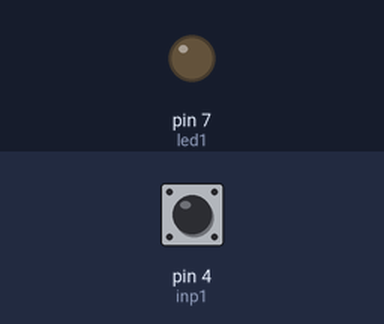
The sketch below on a simulated Arduino Uno, built with avr-gcc and run on an emulated ATmega328P. On the bench: output pins drawn as LEDs (lit = HIGH). Inputs (shaded band) come from the test bench; at power-on: pin 4 (inp1) HIGH.

Above: at 1.2 s.
1.3 s: pin 4 (inp1) pulled LOW for 3.2 s
At 5.1 s:
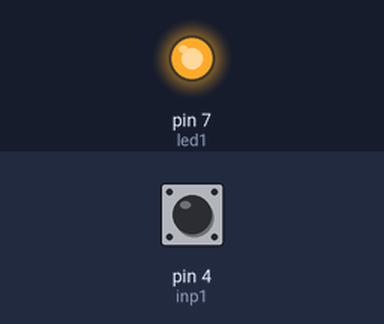
6.1 s: pin 4 (inp1) pulled LOW for 0.15 s
At 7.1 s:
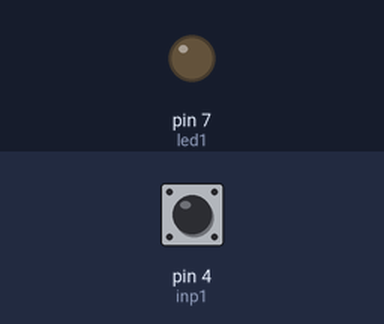
Timing chart, 0 to 9.1 s (numbered marks = the images above; inputs shaded):
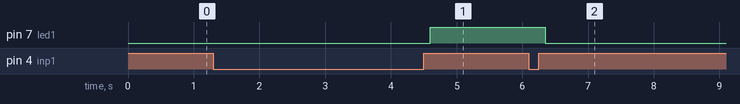

The sketch:

millis_on_if_held_for.ino
```cpp
int led1 = 7;

int inp1 = 4;

int dumbDelay = 100; //ms

unsigned long timeSinceButtonDown;
unsigned long timeButtonHeldFor;

int targetTriggerTime = 3000;//ms

void setup() {
  pinMode(inp1, INPUT_PULLUP);

  pinMode(led1, OUTPUT);

  Serial.begin(9600);
}

void loop() {
  if (handleClickExtended(inp1)) {
    if (timeButtonHeldFor >= targetTriggerTime) {
      ledOn(led1);
    } else {
      ledOff(led1);
    }
  }
}

bool handleClickExtended(int buttonID) {
  if (digitalRead(buttonID) == LOW) {
    timeSinceButtonDown = millis();
    delay(dumbDelay);
    while (digitalRead(buttonID) == LOW);
    timeButtonHeldFor = millis() - timeSinceButtonDown;
    delay(dumbDelay);
    return true;
  }
  return false;
}

void ledOn(int ledID) {
  digitalWrite(ledID, HIGH);
}

void ledOff(int ledID) {
  digitalWrite(ledID, LOW);
}
```

Measured:
- after the input at 1.3 s, pin 7 (led1): LOW → HIGH after 3.3 s
- after the input at 6.1 s, pin 7 (led1): HIGH → LOW after 0.25 s
